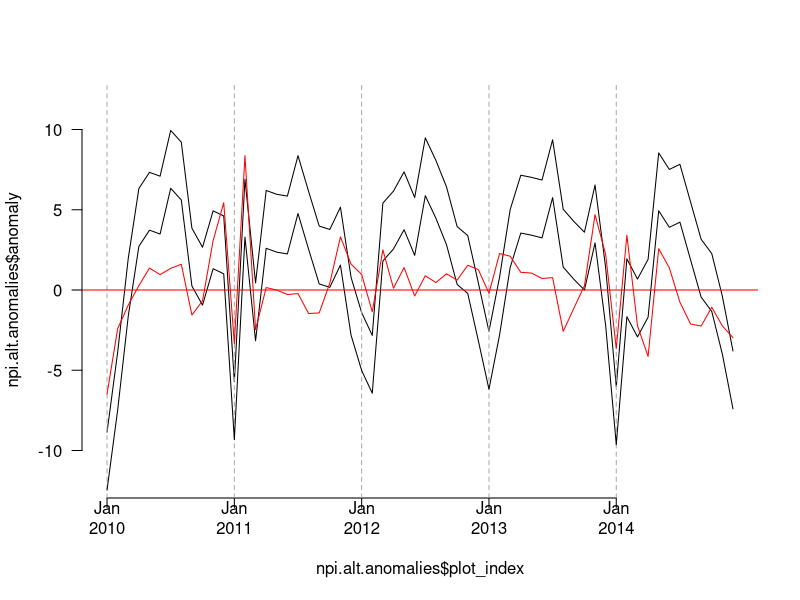

Write the R code that produced this figure. (Note: this script raises an error after producing the figure.)
library(tidyverse)




# explore alt anomaly calcs

yrs.plot <- 2010:2014

npi.alt.anomalies <- read_csv("DATA/DFO_PACEA_Package/GENERATED_pacea_NPI_MonthlyAnomaliesVariations.csv") %>%
												arrange(year, month) %>% dplyr::filter(year %in% yrs.plot)

axis.src <- npi.alt.anomalies %>% dplyr::filter(month==1)


plot(npi.alt.anomalies$plot_index,npi.alt.anomalies$anomaly,type="l",ylim=c(-12,12),
		 axes=FALSE)
axis(2,las=2)
axis(1,at=axis.src$plot_index,labels= paste0("Jan\n",axis.src$year ))
abline(v=axis.src$plot_index,col="darkgrey",lty=2)

lines(npi.alt.anomalies$plot_index,npi.alt.anomalies$anomaly_month,type="l")
lines(npi.alt.anomalies$plot_index,npi.alt.anomalies$anomaly_bymonth,type="l",col="red")
abline(h=0,col="red")




bar_col <- ifelse(obj_lub[[value]] >= 0,
									"red",
									"blue")

plot(obj_lub$date,
		 obj_lub[[value]], # [[]] returns a vector not a tibble
		 type = "h",
		 xlab = xlab,
		 ylab = ylab,
		 col = bar_col,
		 lend = 1,
		 ...)
abline(h = 0)
